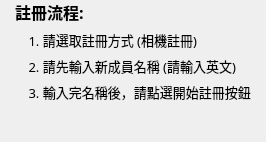
             <widget class="QWidget" name="Camera">
              <layout class="QGridLayout" name="gridLayout_17">
               <property name="leftMargin">
                <number>15</number>
               </property>
               <property name="topMargin">
                <number>0</number>
               </property>
               <property name="rightMargin">
                <number>15</number>
               </property>
               <property name="bottomMargin">
                <number>0</number>
               </property>
               <item row="1" column="0">
                <widget class="QLabel" name="select_enroll_mode_label">
                 <property name="font">
                  <font>
                   <family>標楷體</family>
                   <pointsize>10</pointsize>
                   <weight>50</weight>
                   <bold>false</bold>
                  </font>
                 </property>
                 <property name="text">
                  <string>    1. 請選取註冊方式 (相機註冊)</string>
                 </property>
                </widget>
               </item>
               <item row="2" column="0">
                <widget class="QLabel" name="enrollment_first_label">
                 <property name="font">
                  <font>
                   <family>標楷體</family>
                   <pointsize>10</pointsize>
                   <weight>50</weight>
                   <bold>false</bold>
                  </font>
                 </property>
                 <property name="text">
                  <string>    2. 請先輸入新成員名稱 (請輸入英文)</string>
                 </property>
                </widget>
               </item>
               <item row="3" column="0">
                <widget class="QLabel" name="enrollment_second_label">
                 <property name="font">
                  <font>
                   <family>標楷體</family>
                   <pointsize>10</pointsize>
                   <weight>50</weight>
                   <bold>false</bold>
                  </font>
                 </property>
                 <property name="text">
                  <string>    3. 輸入完名稱後，請點選開始註冊按鈕</string>
                 </property>
                </widget>
               </item>
               <item row="0" column="0">
                <widget class="QLabel" name="label_4">
                 <property name="font">
                  <font>
                   <family>標楷體</family>
                   <pointsize>12</pointsize>
                   <weight>75</weight>
                   <bold>true</bold>
                  </font>
                 </property>
                 <property name="text">
                  <string>註冊流程:</string>
                 </property>
                </widget>
               </item>
               <item row="4" column="0">
                <spacer name="verticalSpacer_9">
                 <property name="orientation">
                  <enum>Qt::Vertical</enum>
                 </property>
                 <property name="sizeHint" stdset="0">
                  <size>
                   <width>20</width>
                   <height>40</height>
                  </size>
                 </property>
                </spacer>
               </item>
              </layout>
             </widget>
